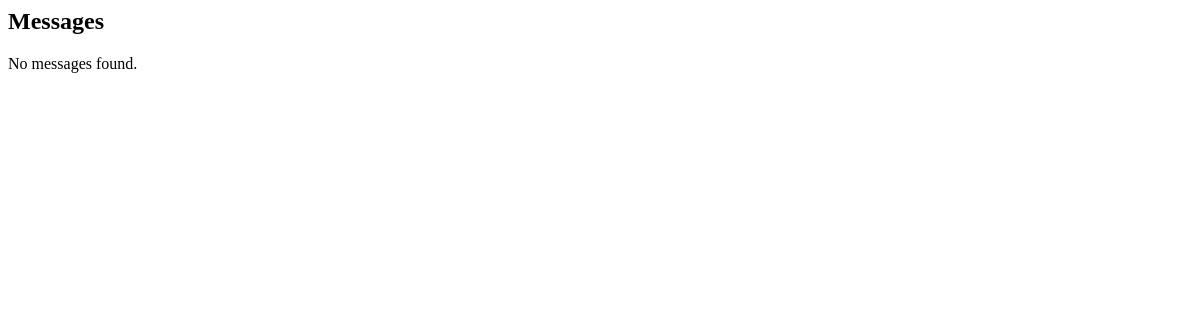
The app's page /courses/view_messages/ (signed in), older data.
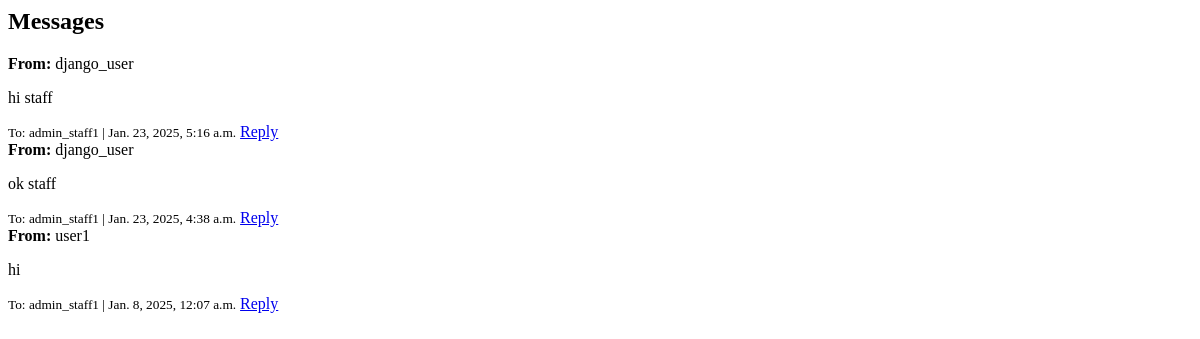
The same page, newer data.
### courses/models.py (models this page shows, shortened)
class UserToStaffMessage(models.Model):
    sender = models.ForeignKey(
        User,
        on_delete=models.CASCADE,
        related_name='user_sent_messages',
    )
    recipient = models.ForeignKey(
        User,
        on_delete=models.CASCADE,
        related_name='user_received_messages',
    )
    message = models.TextField()
    timestamp = models.DateTimeField(auto_now_add=True)

### courses/views.py (the view)
# urls.py: path('view_messages/', views.view_messages, name='view_messages'),
@login_required
@user_passes_test(is_staff_user)
def view_messages(request):
    messages = UserToStaffMessage.objects.filter(recipient__is_staff=True).order_by('-timestamp')
    return render(request, 'courses/view_messages.html', {'messages': messages})

### courses/views.py (called while the page is built)
def is_staff_user(user):
    return user.is_staff

### courses/templates/courses/view_messages.html
<h2>Messages</h2>
{% for message in messages %}
    <div>
        <strong>From:</strong> {{ message.sender.username }}<br>
        <p>{{ message.message }}</p>
        <small>To: {{ message.recipient.username }} | {{ message.timestamp }}</small>
        <a href="{% url 'reply_to_message' message.id %}">Reply</a>
    </div>
{% empty %}
    <p>No messages found.</p>
{% endfor %}

Row changes from the older to the newer data that the page shows:
added UserToStaffMessage: sender.username "django_user", message "hi staff", recipient.username "admin_staff1", timestamp "Jan. 23, 2025, 5:16 a.m."
added UserToStaffMessage: sender.username "django_user", message "ok staff", recipient.username "admin_staff1", timestamp "Jan. 23, 2025, 4:38 a.m."
added UserToStaffMessage: sender.username "user1", message "hi", recipient.username "admin_staff1", timestamp "Jan. 8, 2025, 12:07 a.m."
Text that changed along with them:
text no longer shown: "No messages found."
